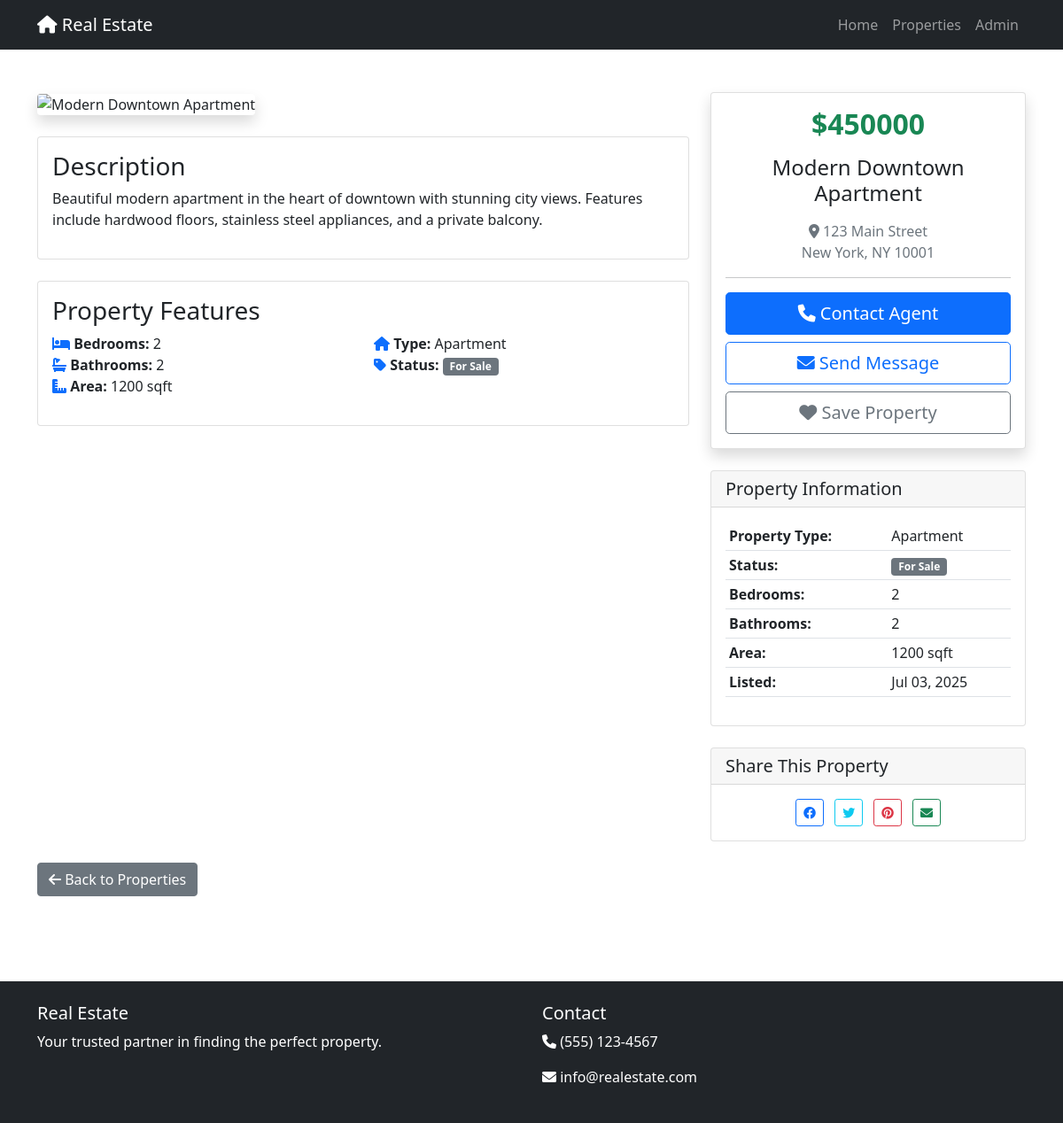
Page /property/1/ on the committed database.
### properties/models.py (models this page shows, shortened)
class Property(models.Model):
    PROPERTY_TYPES = [
        ('house', 'House'),
        ('apartment', 'Apartment'),
        ('condo', 'Condo'),
        ('townhouse', 'Townhouse'),
        ('villa', 'Villa'),
    ]
    STATUS_CHOICES = [
        ('for_sale', 'For Sale'),
        ('for_rent', 'For Rent'),
        ('sold', 'Sold'),
        ('rented', 'Rented'),
    ]
    title = models.CharField(max_length=200)
    description = models.TextField()
    property_type = models.CharField(max_length=20, choices=PROPERTY_TYPES)
    status = models.CharField(max_length=20, choices=STATUS_CHOICES, default='for_sale')
    price = models.DecimalField(max_digits=12, decimal_places=2)
    bedrooms = models.PositiveIntegerField()
    bathrooms = models.PositiveIntegerField()
    area = models.PositiveIntegerField(help_text='Area in square feet')
    address = models.CharField(max_length=300)
    city = models.CharField(max_length=100)
    state = models.CharField(max_length=100)
    zip_code = models.CharField(max_length=10)
    image = models.ImageField(upload_to='property_images/', blank=True, null=True)
    created_at = models.DateTimeField(auto_now_add=True)
    updated_at = models.DateTimeField(auto_now=True)
    class Meta:
        verbose_name_plural = 'Properties'
        ordering = ['-created_at']

### properties/views.py (the view)
# urls.py: path('property/<int:pk>/', views.property_detail, name='property_detail'),
def property_detail(request, pk):
    property = get_object_or_404(Property, pk=pk)
    context = {
        'property': property,
    }
    return render(request, 'properties/property_detail.html', context)

### properties/templates/properties/property_detail.html (shortened to what this page needs)
{% extends 'properties/base.html' %}
{% block content %}
<div class="container py-5">
    <div class="row">
        <div class="col-lg-8">
            <div class="mb-4">
                {% if property.image %}
                    <img src="{{ property.image.url }}" class="img-fluid rounded shadow" alt="{{ property.title }}">
                {% else %}
                    <img src="https://images.unsplash.com/photo-1570129477492-45c003edd2be?ixlib=rb-4.0.3&auto=format&fit=crop&w=800&q=80"
                         class="img-fluid rounded shadow" alt="{{ property.title }}">
                {% endif %}
            </div>
            <div class="card mb-4">
                <div class="card-body">
                    <h3>Description</h3>
                    <p>{{ property.description }}</p>
                </div>
            </div>
            <div class="card mb-4">
                <div class="card-body">
                    <h3>Property Features</h3>
                    <div class="row">
                        <div class="col-md-6">
                            <ul class="list-unstyled">
                                <li><i class="fas fa-bed text-primary"></i> <strong>Bedrooms:</strong> {{ property.bedrooms }}</li>
                                <li><i class="fas fa-bath text-primary"></i> <strong>Bathrooms:</strong> {{ property.bathrooms }}</li>
                                <li><i class="fas fa-ruler-combined text-primary"></i> <strong>Area:</strong> {{ property.area }} sqft</li>
                            </ul>
                        </div>
                        <div class="col-md-6">
                            <ul class="list-unstyled">
                                <li><i class="fas fa-home text-primary"></i> <strong>Type:</strong> {{ property.get_property_type_display }}</li>
                                <li><i class="fas fa-tag text-primary"></i> <strong>Status:</strong>
                                    <span class="badge bg-secondary">{{ property.get_status_display }}</span>
                                </li>
                            </ul>
                        </div>
                    </div>
                </div>
            </div>
        </div>
        <div class="col-lg-4">
            <div class="card mb-4 shadow">
                <div class="card-body text-center">
                    <h2 class="price text-success mb-3">${{ property.price|floatformat:0 }}</h2>
                    <h4 class="mb-3">{{ property.title }}</h4>
                    <p class="text-muted mb-3">
                        <i class="fas fa-map-marker-alt"></i>
                        {{ property.address }}<br>
                        {{ property.city }}, {{ property.state }} {{ property.zip_code }}
                    </p>
                    <hr>
                    <button class="btn btn-primary btn-lg w-100 mb-2">
                        <i class="fas fa-phone"></i> Contact Agent
                    </button>
                    <button class="btn btn-outline-primary btn-lg w-100 mb-2">
                        <i class="fas fa-envelope"></i> Send Message
                    </button>
                    <button class="btn btn-outline-secondary btn-lg w-100">
                        <i class="fas fa-heart"></i> Save Property
                    </button>
                </div>
            </div>
            <div class="card mb-4">
                <div class="card-header">
                    <h5 class="mb-0">Property Information</h5>
                </div>
                <div class="card-body">
                    <table class="table table-sm">
                        <tbody>
                            <tr>
                                <td><strong>Property Type:</strong></td>
                                <td>{{ property.get_property_type_display }}</td>
                            </tr>
                            <tr>
                                <td><strong>Status:</strong></td>
                                <td><span class="badge bg-secondary">{{ property.get_status_display }}</span></td>
                            </tr>
                            <tr>
                                <td><strong>Bedrooms:</strong></td>
                                <td>{{ property.bedrooms }}</td>
                            </tr>
                            <tr>
                                <td><strong>Bathrooms:</strong></td>
                                <td>{{ property.bathrooms }}</td>
                            </tr>
                            <tr>
                                <td><strong>Area:</strong></td>
                                <td>{{ property.area }} sqft</td>
                            </tr>
                            <tr>
                                <td><strong>Listed:</strong></td>
                                <td>{{ property.created_at|date:"M d, Y" }}</td>
                            </tr>
                        </tbody>
                    </table>
                </div>
            </div>
            <div class="card">
                <div class="card-header">
                    <h5 class="mb-0">Share This Property</h5>
                </div>
                <div class="card-body text-center">
                    <button class="btn btn-outline-primary btn-sm me-2">
                        <i class="fab fa-facebook"></i>
                    </button>
                    <button class="btn btn-outline-info btn-sm me-2">
                        <i class="fab fa-twitter"></i>
                    </button>
                    <button class="btn btn-outline-danger btn-sm me-2">
                        <i class="fab fa-pinterest"></i>
                    </button>
                    <button class="btn btn-outline-success btn-sm">
                        <i class="fas fa-envelope"></i>
                    </button>
                </div>
            </div>
        </div>
    </div>
    <div class="row mt-4">
        <div class="col-12">
            <a href="{% url 'properties:property_list' %}" class="btn btn-secondary">
                <i class="fas fa-arrow-left"></i> Back to Properties
            </a>
        </div>
    </div>
</div>
{% endblock %}

### properties/templates/properties/base.html (style rules this page uses)
.price { color: #28a745; font-weight: bold; }

### rows in the picture
Property: description "Beautiful modern apartment in the heart of downtown with stunning city views. Features include hardwood floors, stainless steel appliances, and a private balcony.", bedrooms "2", bathrooms "2", area "1200", property_type "Apartment", status "For Sale", price "450000", title "Modern Downtown Apartment", address "123 Main Street", city "New York", state "NY", zip_code "10001", created_at "Jul 03, 2025"
